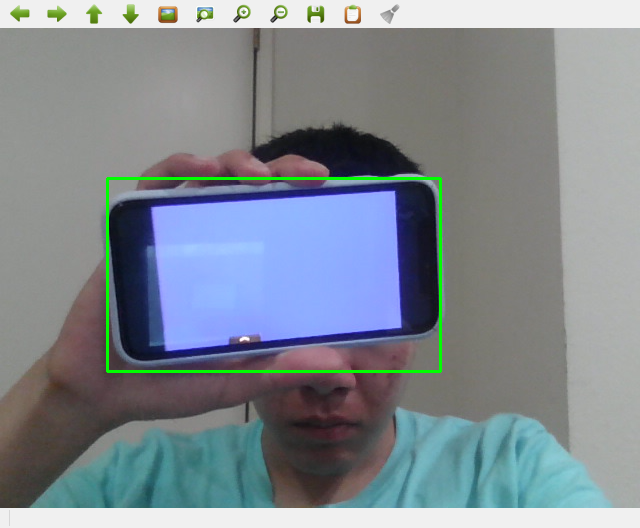
#> input picture colorTrack.png, 640 x 528 px, given in place of the camera
$ python colorTrack.py
#> lines starting #> are read from the running program, lines starting #| are printed output that depends on the picture; after the words box and inside, x2 and y2 are one past the last pixel; in counts of white or black regions, pixels touching at a corner belong together
# Resources:
# https://answers.opencv.org/question/200861/drawing-a-rectangle-around-a-color-as-shown/
# https://docs.opencv.org/4.x/df/d9d/tutorial_py_colorspaces.html
# Added BGR image masking and threshold contour area condition for drawing

import cv2 as cv
import numpy as np
cap = cv.VideoCapture(0)
while(1):
    # Take each frame
    _, frame = cap.read()
#> frame is the input picture: shape (528, 640, 3); mean B, G, R 145, 137.7, 128.7
    # Convert BGR to HSV
    hsv = cv.cvtColor(frame, cv.COLOR_BGR2HSV)
#> hsv: shape (528, 640, 3); mean H, S, V 65.5, 46.6, 152.3
    # define range of blue color in HSV
    lower_blue = np.array([110,50,0])
    upper_blue = np.array([140,255,255])
    #define blue range in BGR
    lower_blue2 = np.array([255,0,0])
    upper_blue2 = np.array([255,200,200])
    # Threshold HSV image for blue
    mask = cv.inRange(hsv, lower_blue, upper_blue)
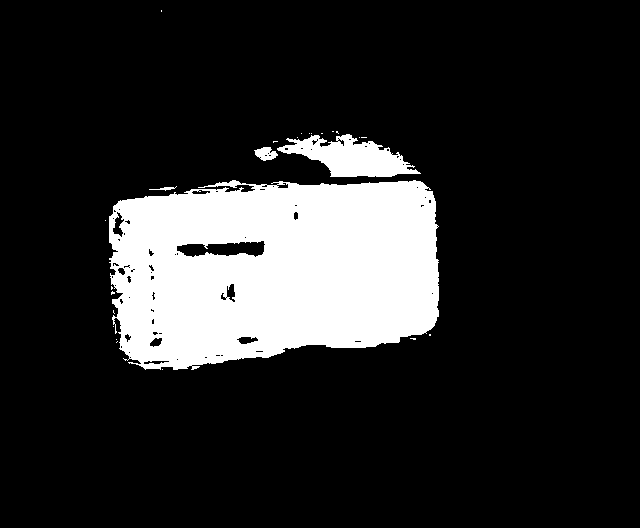
#> mask: shape (528, 640); 16.4% white; 25 white regions (21 under 20 px)
    # Threshold BGR image for blue
    # mask = cv.inRange(frame, upper_blue2, upper_blue2)

    contours, _ =  cv.findContours(mask, cv.RETR_EXTERNAL, cv.CHAIN_APPROX_SIMPLE)
#> contours = 25 contours, 21 with area under 20; largest, box (x1, y1, x2, y2) and area: (109, 180, 439, 370) 52878, (277, 134, 421, 177) 3131, (254, 147, 278, 161) 190, (149, 186, 177, 191) 22

    if len(contours)>0:
        blue_area = max(contours, key=cv.contourArea)
#> blue_area = contour of 524 points, box (x1, y1, x2, y2) (109, 180, 439, 370), area 52878
        if cv.contourArea(blue_area) > 1000:
            (xg,yg,wg,hg) = cv.boundingRect(blue_area)
#> xg = 109; yg = 180; wg = 330; hg = 190
            cv.rectangle(frame,(xg,yg),(xg+wg, yg+hg),(0,255,0),2)
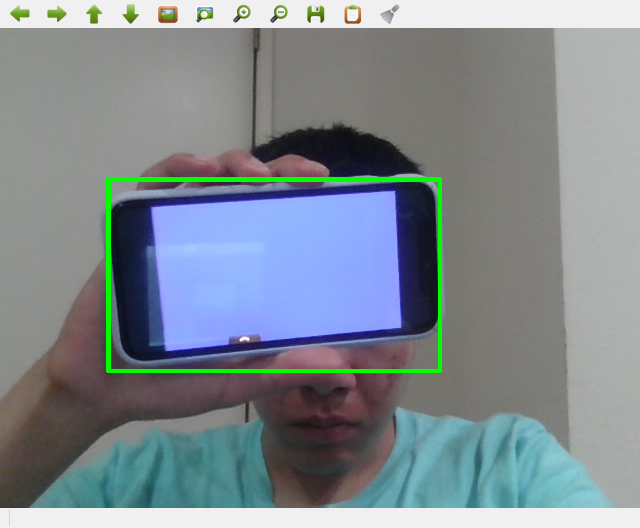
#> frame: shape (528, 640, 3); 0.46% of pixels changed, all inside (x1, y1, x2, y2) = (109, 180, 439, 370)

    cv.imshow('frame', frame)

    k = cv.waitKey(5) & 0xFF
#> (key Esc is pressed here)
    if k == 27:
        break

cv.destroyAllWindows()

$ run again, on kmeans.png
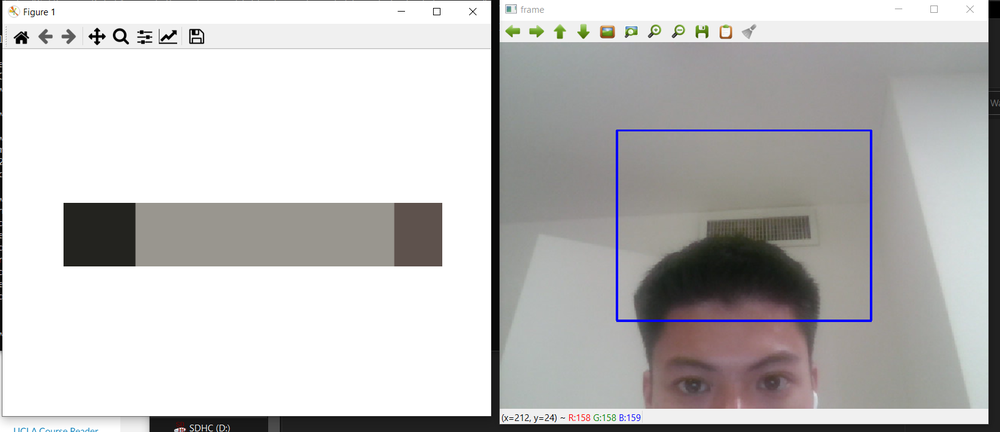
#> input picture kmeans.png, 1000 x 432 px, shrunk from 1637 x 707 before the run, given in place of the camera
#> frame is the input picture: shape (432, 1000, 3); mean B, G, R 190.4, 190.9, 192.1
#> hsv: shape (432, 1000, 3); mean H, S, V 25.7, 10.1, 194.2
#> `mask = cv.inRange(hsv, lower_blue, upper_blue)`:
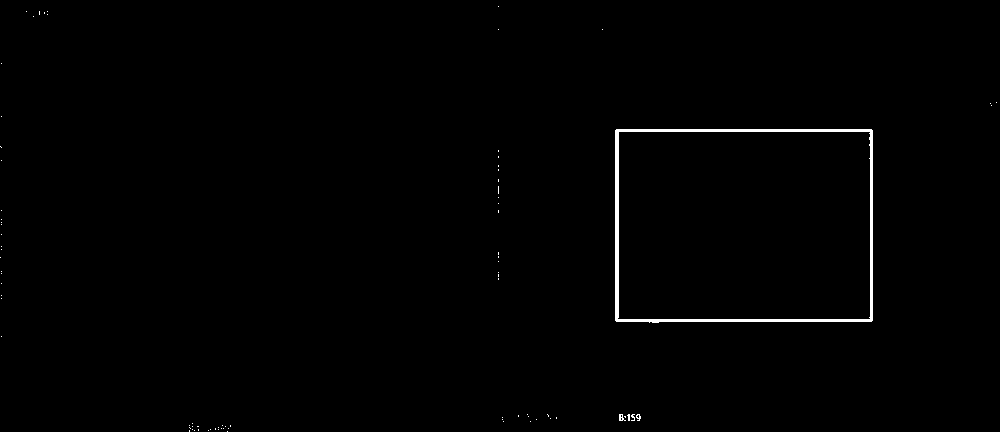
#> mask: shape (432, 1000); 0.71% white; 83 white regions (80 under 20 px)
#> contours = 83 contours, 81 with area under 20; largest, box (x1, y1, x2, y2) and area: (615, 129, 873, 323) 49350, (619, 414, 626, 421) 20
#> blue_area = contour of 15 points, box (x1, y1, x2, y2) (615, 129, 873, 323), area 49350
#> xg = 615; yg = 129; wg = 258; hg = 194
#> `cv.rectangle(frame,(xg,yg),(xg+wg, yg+hg),(0,255,0),2)`:
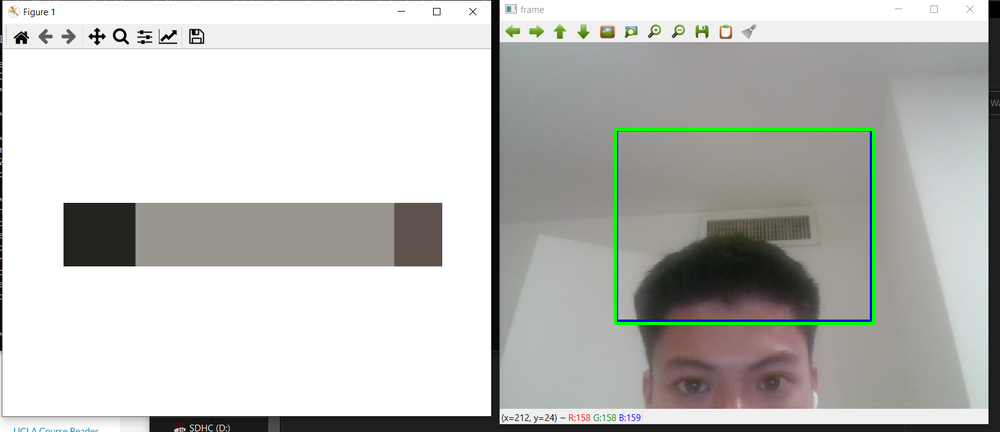
#> frame: shape (432, 1000, 3); 0.63% of pixels changed, all inside (x1, y1, x2, y2) = (614, 128, 875, 325)
